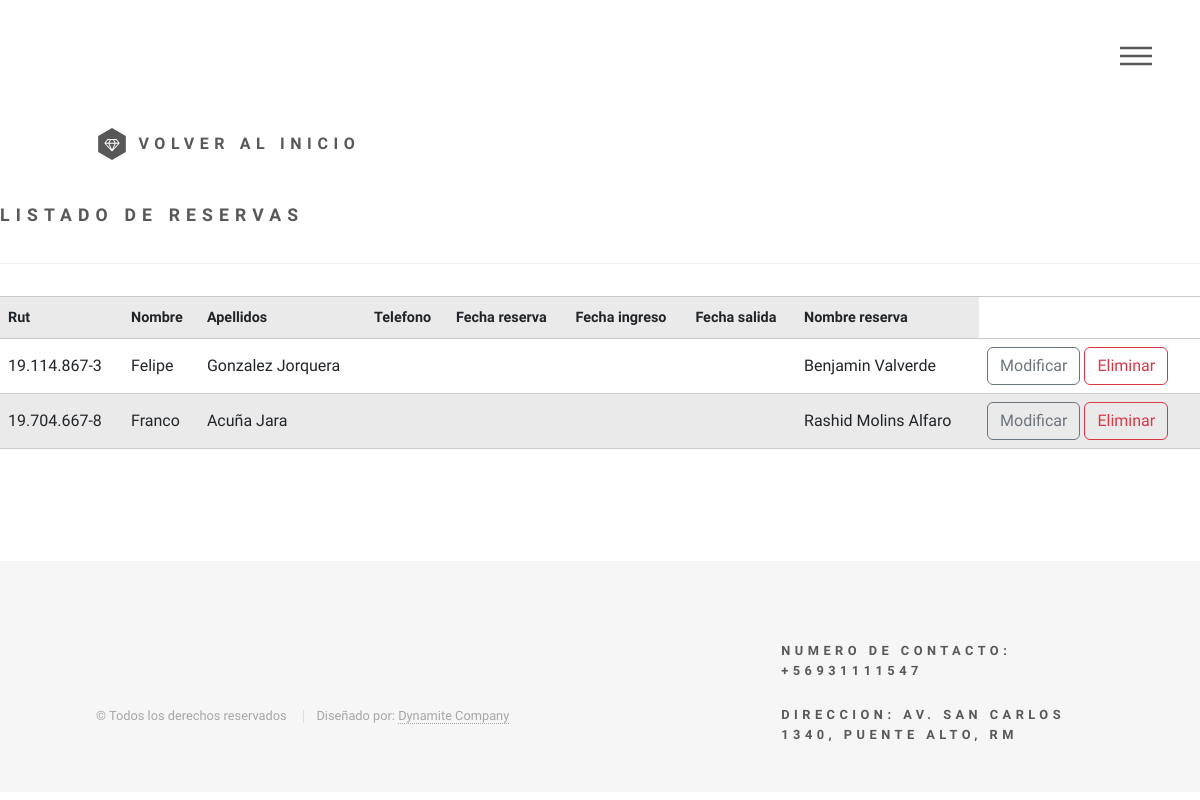
The page /listar-huesped/ on the database as committed earlier.
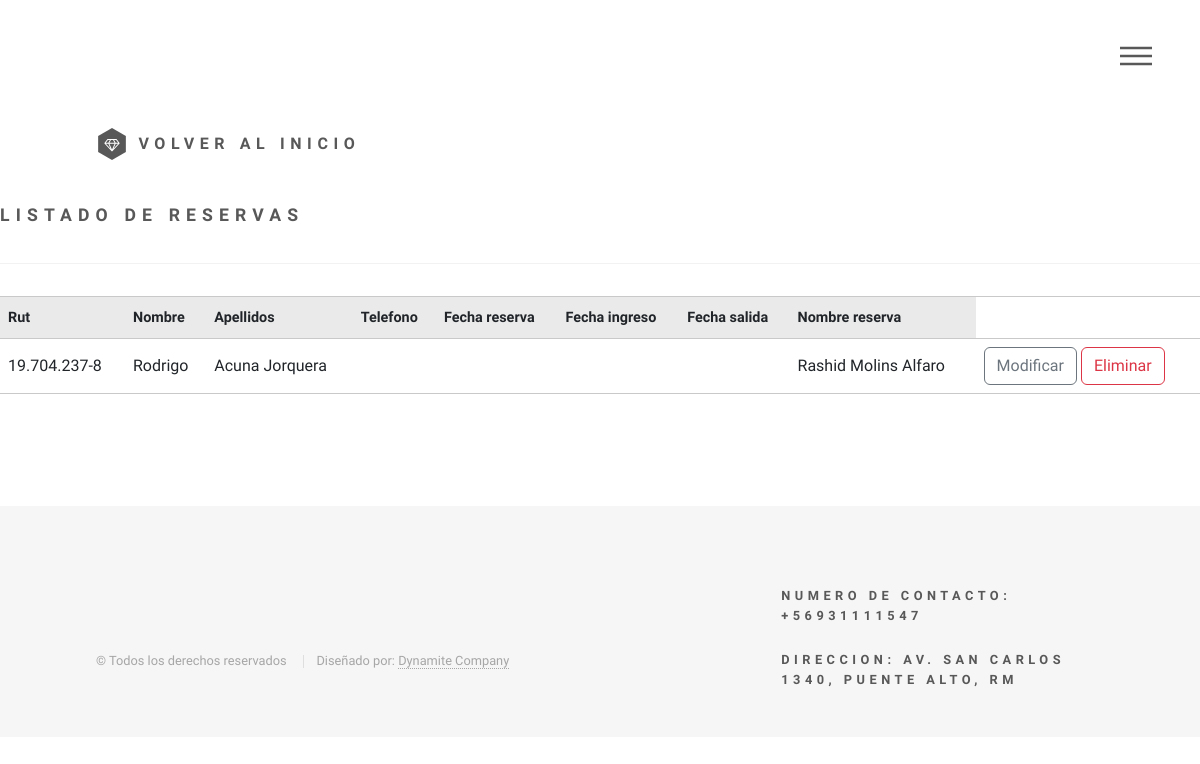
The same page on the database as committed later.
### app/models.py (models this page shows, shortened)
class Huesped(models.Model):
    rut = models.CharField(primary_key=True, max_length=20)
    nombre = models.CharField(max_length=20)
    apellido_paterno = models.CharField(max_length=20)
    apellido_materno = models.CharField(max_length=20)
    reserva_id_reserva = models.ForeignKey(Reserva, models.PROTECT)
    class Meta:
        verbose_name = "Huesped"
        verbose_name_plural = "Huespedes"

class Reserva(models.Model):
    id_reserva = models.AutoField(primary_key=True)
    nombre = models.CharField(max_length=20)
    apellidos = models.CharField(max_length=40)
    fecha_reserva = models.DateField()
    email = models.CharField(max_length=40)
    fecha_ingreso = models.DateField()
    fecha_salida = models.DateField()
    telefono_contacto = models.CharField(max_length=15)
    precio_nro_habi = models.ForeignKey(HabitacionPrecio, models.PROTECT)
    tipo_habitacion = models.ForeignKey(TipoHabitacion, models.PROTECT)
    servicio_comedor = models.ForeignKey(Minuta, models.PROTECT)
    cliente_rut = models.ForeignKey(Cliente, models.PROTECT)
    id_promocion = models.ForeignKey(Promociones, models.PROTECT)
    class Meta:
        verbose_name = "Reserva"
        verbose_name_plural = "Reservas"
    def __str__(self) :
        return self.nombre + '  ' + self.apellidos

### app/views.py (the view)
# urls.py: path('listar-huesped/', listar_huesped, name="listar_huesped"),
def listar_huesped(request):
    huesped = Huesped.objects.all()
    data = {
        'huesped': huesped
    }
    return render(request, 'app/huesped/listar.html', data)

### app/templates/app/huesped/listar.html
{% extends 'app/base.html' %}
{% block contenido1 %}
	<a href="{% url 'home' %}" class="logo">
		<span class="symbol"><img src="../media/logo.svg" alt="" /></span><span
			class="title">Volver al Inicio</span>
	</a>
{% endblock %}
{% block contenido %}
        <h2>Listado de reservas</h2>
        <hr>
        <table class="table table-striped table-hover table-responsive-sm">
            <tr>
                <th>Rut</th>
                <th>Nombre</th>
                <th>Apellidos</th>
                <th>Telefono</th>
                <th>Fecha reserva</th>
                <th>Fecha ingreso</th>
                <th>Fecha salida</th>
                <th>Nombre reserva</th>
            </tr>
            {% for h in huesped %}
            <tr>
                <td>{{ h.rut }}</td>
                <td>{{ h.nombre }}</td>
                <td>{{ h.apellido_paterno }} {{ h.apellido_materno }}</td>
                <td>{{ h.telefono }}</td>
                <td>{{ h.fecha_reserva }}</td>
                <td>{{ h.fecha_ingreso }}</td>
                <td>{{ h.fecha_salida }}</td>
                <td>{{ h.reserva_id_reserva }}</td>
                <td>
                    <a href="{% url 'modificar_huesped' h.rut %}" class="btn btn-outline-secondary">Modificar</a>
                    <a href="{% url 'eliminar_huesped' h.rut %}" class="btn btn-outline-danger">Eliminar</a>
                </td>
            </tr>
            {% endfor %}
        </table>
{% endblock %}

Rows that differ between the two databases and show on the page:
removed Huesped: rut "19.114.867-3", nombre "Felipe", apellido_paterno "Gonzalez", apellido_materno "Jorquera", reserva_id_reserva "Benjamin Valverde"
removed Huesped: rut "19.704.667-8", nombre "Franco", apellido_paterno "Acuña", apellido_materno "Jara", reserva_id_reserva "Rashid Molins Alfaro"
added Huesped: rut "19.704.237-8", nombre "Rodrigo", apellido_paterno "Acuna", apellido_materno "Jorquera", reserva_id_reserva "Rashid Molins Alfaro"
